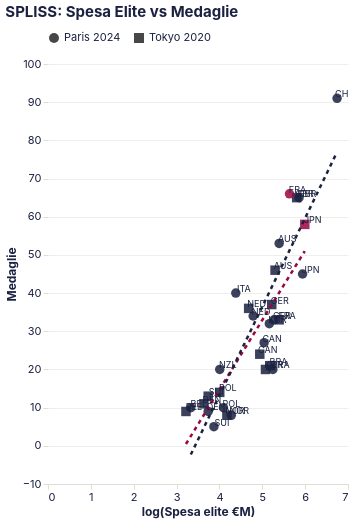

Describe this chart as a Vega-Lite specification.
### Vega-Lite specification from a JSON file in a GitHub repository (floating-point values rounded to 4 significant figures)
{"config": {"background": null, "view": {"stroke": null}, "title": {"font": "Inter, system-ui, -apple-system, BlinkMacSystemFont, 'Segoe UI', Roboto, sans-serif", "fontSize": 15, "fontWeight": "bold", "color": "#1b2140", "anchor": "start", "offset": 12}, "axis": {"labelFont": "Inter, system-ui, -apple-system, BlinkMacSystemFont, 'Segoe UI', Roboto, sans-serif", "titleFont": "Inter, system-ui, -apple-system, BlinkMacSystemFont, 'Segoe UI', Roboto, sans-serif", "labelFontSize": 11, "titleFontSize": 12, "titleFontWeight": "bold", "labelColor": "#1b2140", "titleColor": "#1b2140", "gridColor": "#e2ddd4", "gridOpacity": 0.5, "domainColor": "#e2ddd4", "tickColor": "#e2ddd4", "labelAngle": 0, "labelFontWeight": 400}, "axisY": {"grid": true, "domain": false}, "axisX": {"grid": false}, "legend": {"labelFont": "Inter, system-ui, -apple-system, BlinkMacSystemFont, 'Segoe UI', Roboto, sans-serif", "titleFont": "Inter, system-ui, -apple-system, BlinkMacSystemFont, 'Segoe UI', Roboto, sans-serif", "labelFontSize": 11, "titleFontSize": 12, "titleFontWeight": "bold", "labelColor": "#1b2140", "titleColor": "#1b2140", "orient": "top", "direction": "horizontal", "symbolType": "circle"}, "range": {"category": ["#1b2140", "#ff8009", "#9a0641", "#ffe34a", "#e7b6af", "#0088b0", "#e03830"], "ordinal": {"scheme": "blues"}, "heatmap": {"scheme": "blues"}, "ramp": {"scheme": "blues"}}, "bar": {"color": "#1b2140", "cornerRadiusTopRight": 3, "cornerRadiusBottomRight": 3}, "line": {"color": "#1b2140", "strokeWidth": 2.5}, "point": {"color": "#1b2140", "filled": true}, "circle": {"color": "#1b2140"}, "text": {"font": "Inter, system-ui, -apple-system, BlinkMacSystemFont, 'Segoe UI', Roboto, sans-serif", "fontSize": 11, "color": "#1b2140", "fontWeight": 400}, "arc": {"fill": "#1b2140"}, "area": {"fill": "#1b2140", "opacity": 0.5}}, "layer": [{"mark": {"type": "point", "filled": true, "opacity": 0.85, "size": 90}, "encoding": {"color": {"field": "tipo", "scale": {"range": ["#1b2140", "#9a0641"]}, "title": null, "type": "nominal"}, "shape": {"field": "Ed", "title": null, "type": "nominal"}, "tooltip": [{"field": "Nazione", "type": "nominal"}, {"field": "Ed", "type": "nominal"}, {"field": "Spesa", "type": "quantitative"}, {"field": "Medaglie", "type": "quantitative"}], "x": {"field": "log_spesa", "title": "log(Spesa elite €M)", "type": "quantitative"}, "y": {"field": "Medaglie", "type": "quantitative", "title": "Medaglie"}}, "name": "view_ab64c415cb3c0cc2_0"}, {"mark": {"type": "line", "strokeDash": [4, 4]}, "encoding": {"color": {"field": "Ed", "legend": null, "type": "nominal"}, "x": {"field": "log_spesa", "type": "quantitative"}, "y": {"field": "Medaglie", "type": "quantitative", "title": "Medaglie"}}, "transform": [{"on": "log_spesa", "regression": "Medaglie", "groupby": ["Ed"]}]}, {"mark": {"type": "text", "dx": 8, "dy": -4, "fontSize": 9}, "encoding": {"text": {"field": "Cod", "type": "nominal"}, "x": {"field": "log_spesa", "type": "quantitative"}, "y": {"field": "Medaglie", "type": "quantitative", "title": "Medaglie"}}}], "data": {"name": "data-70175a64611f5cee5bc703fcc8d402e6"}, "height": 420, "params": [{"name": "param_1e9efca18e7a2868", "select": {"type": "interval", "encodings": ["x", "y"]}, "bind": "scales", "views": ["view_ab64c415cb3c0cc2_0"]}], "title": "SPLISS: Spesa Elite vs Medaglie", "width": "container", "$schema": "https://vega.github.io/schema/vega-lite/v6.4.1.json", "datasets": {"data-70175a64611f5cee5bc703fcc8d402e6": [{"Nazione": "Great Britain", "Cod": "GBR", "Spesa": 331, "Medaglie": 65, "host": 0, "Ed": "Tokyo 2020", "log_spesa": 5.802, "tipo": "Altro paese"}, {"Nazione": "Netherlands", "Cod": "NED", "Spesa": 108, "Medaglie": 36, "host": 0, "Ed": "Tokyo 2020", "log_spesa": 4.682, "tipo": "Altro paese"}, {"Nazione": "France", "Cod": "FRA", "Spesa": 220, "Medaglie": 33, "host": 0, "Ed": "Tokyo 2020", "log_spesa": 5.394, "tipo": "Altro paese"}, {"Nazione": "Germany", "Cod": "GER", "Spesa": 185, "Medaglie": 37, "host": 0, "Ed": "Tokyo 2020", "log_spesa": 5.22, "tipo": "Altro paese"}, {"Nazione": "Australia", "Cod": "AUS", "Spesa": 200, "Medaglie": 46, "host": 0, "Ed": "Tokyo 2020", "log_spesa": 5.298, "tipo": "Altro paese"}, {"Nazione": "Belgium", "Cod": "BEL", "Spesa": 25, "Medaglie": 9, "host": 0, "Ed": "Tokyo 2020", "log_spesa": 3.219, "tipo": "Altro paese"}, {"Nazione": "Canada", "Cod": "CAN", "Spesa": 140, "Medaglie": 24, "host": 0, "Ed": "Tokyo 2020", "log_spesa": 4.942, "tipo": "Altro paese"}, {"Nazione": "Japan", "Cod": "JPN", "Spesa": 400, "Medaglie": 58, "host": 1, "Ed": "Tokyo 2020", "log_spesa": 5.991, "tipo": "Paese ospitante"}, {"Nazione": "Brazil", "Cod": "BRA", "Spesa": 180, "Medaglie": 21, "host": 0, "Ed": "Tokyo 2020", "log_spesa": 5.193, "tipo": "Altro paese"}, {"Nazione": "Poland", "Cod": "POL", "Spesa": 55, "Medaglie": 14, "host": 0, "Ed": "Tokyo 2020", "log_spesa": 4.007, "tipo": "Altro paese"}, {"Nazione": "Norway", "Cod": "NOR", "Spesa": 65, "Medaglie": 8, "host": 0, "Ed": "Tokyo 2020", "log_spesa": 4.174, "tipo": "Altro paese"}, {"Nazione": "Denmark", "Cod": "DEN", "Spesa": 38, "Medaglie": 11, "host": 0, "Ed": "Tokyo 2020", "log_spesa": 3.638, "tipo": "Altro paese"}, {"Nazione": "Switzerland", "Cod": "SUI", "Spesa": 42, "Medaglie": 13, "host": 0, "Ed": "Tokyo 2020", "log_spesa": 3.738, "tipo": "Altro paese"}, {"Nazione": "South Korea", "Cod": "KOR", "Spesa": 160, "Medaglie": 20, "host": 0, "Ed": "Tokyo 2020", "log_spesa": 5.075, "tipo": "Altro paese"}, {"Nazione": "Great Britain", "Cod": "GBR", "Spesa": 350, "Medaglie": 65, "host": 0, "Ed": "Paris 2024", "log_spesa": 5.858, "tipo": "Altro paese"}, {"Nazione": "Netherlands", "Cod": "NED", "Spesa": 120, "Medaglie": 34, "host": 0, "Ed": "Paris 2024", "log_spesa": 4.787, "tipo": "Altro paese"}, {"Nazione": "France", "Cod": "FRA", "Spesa": 280, "Medaglie": 66, "host": 1, "Ed": "Paris 2024", "log_spesa": 5.635, "tipo": "Paese ospitante"}, {"Nazione": "Germany", "Cod": "GER", "Spesa": 195, "Medaglie": 33, "host": 0, "Ed": "Paris 2024", "log_spesa": 5.273, "tipo": "Altro paese"}, {"Nazione": "Australia", "Cod": "AUS", "Spesa": 220, "Medaglie": 53, "host": 0, "Ed": "Paris 2024", "log_spesa": 5.394, "tipo": "Altro paese"}, {"Nazione": "Belgium", "Cod": "BEL", "Spesa": 28, "Medaglie": 10, "host": 0, "Ed": "Paris 2024", "log_spesa": 3.332, "tipo": "Altro paese"}, {"Nazione": "Canada", "Cod": "CAN", "Spesa": 155, "Medaglie": 27, "host": 0, "Ed": "Paris 2024", "log_spesa": 5.043, "tipo": "Altro paese"}, {"Nazione": "Japan", "Cod": "JPN", "Spesa": 380, "Medaglie": 45, "host": 0, "Ed": "Paris 2024", "log_spesa": 5.94, "tipo": "Altro paese"}, {"Nazione": "Brazil", "Cod": "BRA", "Spesa": 190, "Medaglie": 20, "host": 0, "Ed": "Paris 2024", "log_spesa": 5.247, "tipo": "Altro paese"}, {"Nazione": "Poland", "Cod": "POL", "Spesa": 60, "Medaglie": 10, "host": 0, "Ed": "Paris 2024", "log_spesa": 4.094, "tipo": "Altro paese"}, {"Nazione": "Norway", "Cod": "NOR", "Spesa": 72, "Medaglie": 8, "host": 0, "Ed": "Paris 2024", "log_spesa": 4.277, "tipo": "Altro paese"}, {"Nazione": "Denmark", "Cod": "DEN", "Spesa": 42, "Medaglie": 9, "host": 0, "Ed": "Paris 2024", "log_spesa": 3.738, "tipo": "Altro paese"}, {"Nazione": "Switzerland", "Cod": "SUI", "Spesa": 48, "Medaglie": 5, "host": 0, "Ed": "Paris 2024", "log_spesa": 3.871, "tipo": "Altro paese"}, {"Nazione": "South Korea", "Cod": "KOR", "Spesa": 175, "Medaglie": 32, "host": 0, "Ed": "Paris 2024", "log_spesa": 5.165, "tipo": "Altro paese"}, {"Nazione": "New Zealand", "Cod": "NZL", "Spesa": 55, "Medaglie": 20, "host": 0, "Ed": "Paris 2024", "log_spesa": 4.007, "tipo": "Altro paese"}, {"Nazione": "Italy", "Cod": "ITA", "Spesa": 80, "Medaglie": 40, "host": 0, "Ed": "Paris 2024", "log_spesa": 4.382, "tipo": "Altro paese"}, {"Nazione": "China", "Cod": "CHN", "Spesa": 850, "Medaglie": 91, "host": 0, "Ed": "Paris 2024", "log_spesa": 6.745, "tipo": "Altro paese"}]}}
